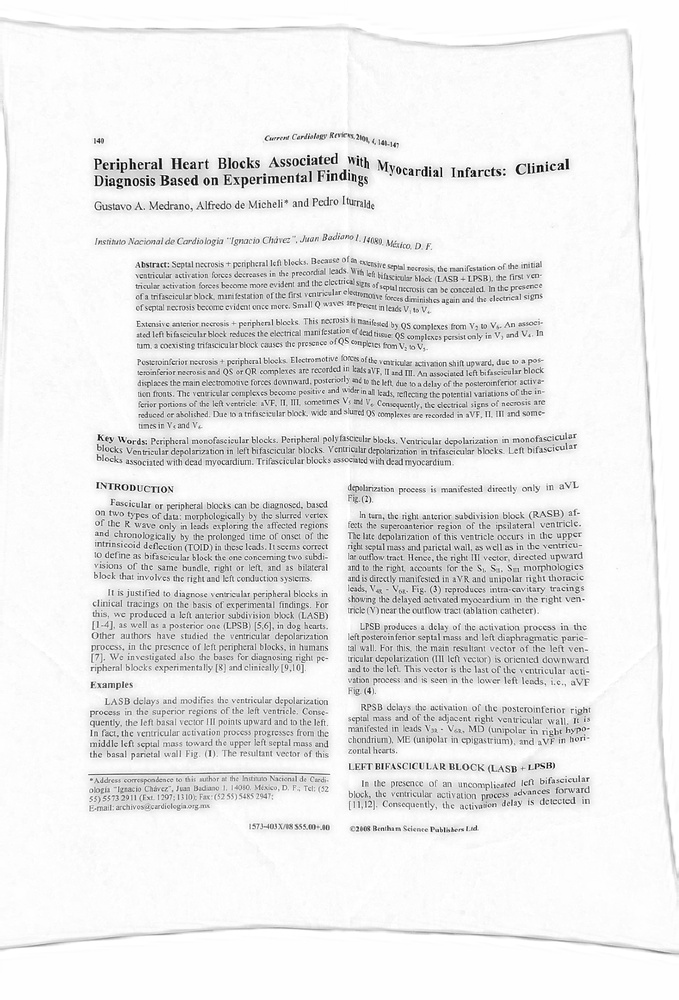
#> input picture Pipeline With ML/result/fold_0016_step3_3_noshadow.jpg, 679 x 1000 px, shrunk from 1760 x 2592 before the run
$ python test_soft_bin.py
#> lines starting #> are read from the running program, lines starting #| are printed output that depends on the picture
import cv2
import numpy as np

def new_binarize(img_path):
#> called with img_path = 'result/fold_0016_step3_3_noshadow.jpg'
    gray = cv2.imread(img_path, cv2.IMREAD_GRAYSCALE)
#> gray is the input picture: shape (1000, 679); min 0, max 255, mean 233.5
    if gray is None: return

    smooth = cv2.bilateralFilter(gray, d=5, sigmaColor=50, sigmaSpace=50)

    # Thử threshold mềm P_LOW, P_HIGH
    p_low = 140
    p_high = 220

    float_img = smooth.astype(float)
    stretched = (float_img - p_low) * (255.0 / (p_high - p_low))
    final_img = np.clip(stretched, 0, 255).astype(np.uint8)
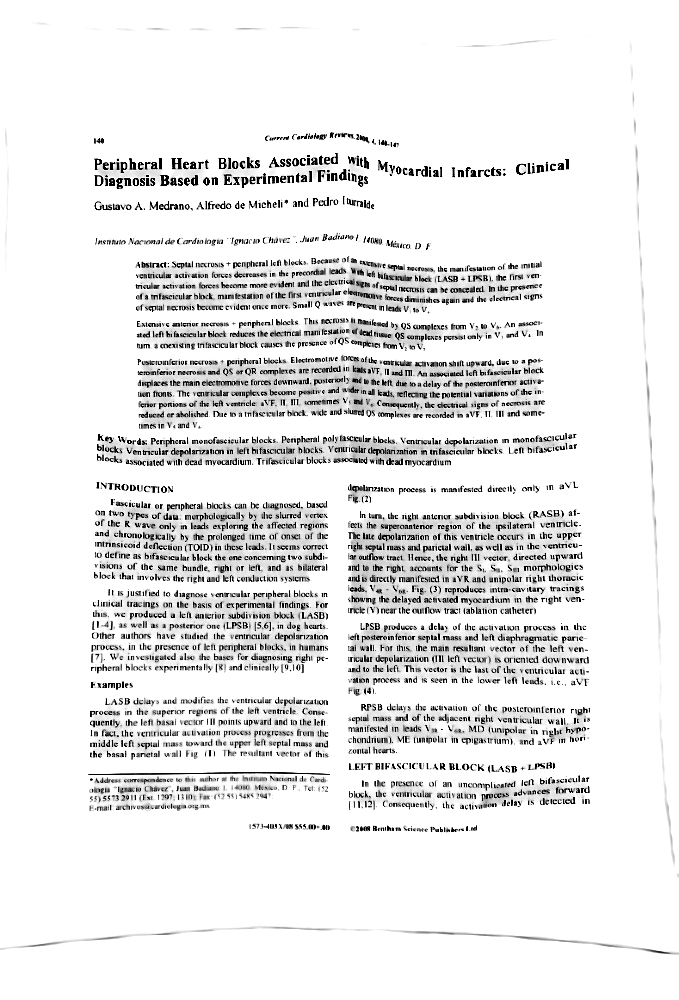
#> final_img: shape (1000, 679); min 0, max 255, mean 232.6

    gaussian = cv2.GaussianBlur(final_img, (0, 0), 1.0)
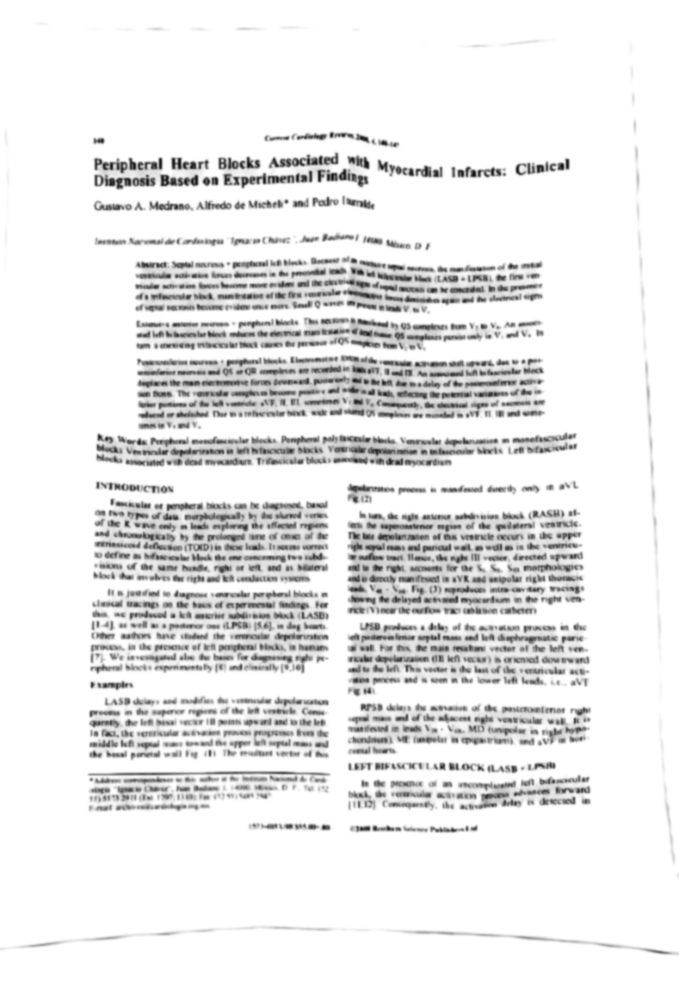
#> gaussian: shape (1000, 679); min 14, max 255, mean 232.6
    final_img = cv2.addWeighted(final_img, 1.5, gaussian, -0.5, 0)

    cv2.imwrite("test_final2.jpg", final_img)

new_binarize("result/fold_0016_step3_3_noshadow.jpg")

$ run again, with Pipeline With ML/result/fold_0016_step1_4_u2net_extracted.jpg copied over Pipeline With ML/result/fold_0016_step3_3_noshadow.jpg
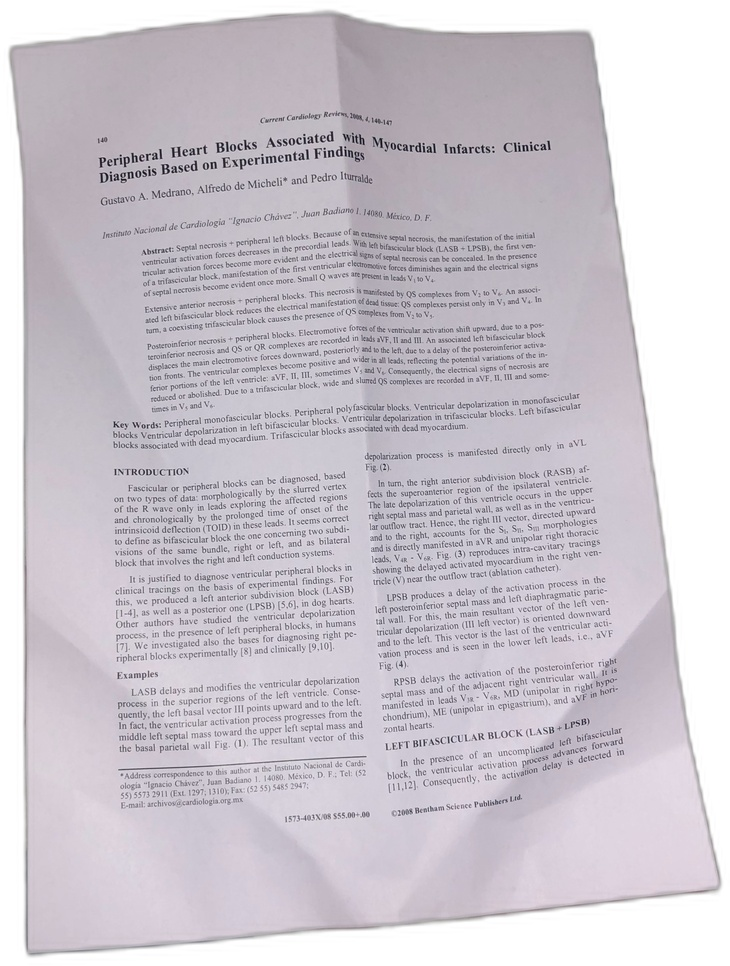
#> input picture Pipeline With ML/result/fold_0016_step1_4_u2net_extracted.jpg, 730 x 966 px, shrunk from 2035 x 2691 before the run
#> in new_binarize, `stretched = (float_img - p_low) * (255.0 / (p_high - p_low))`:
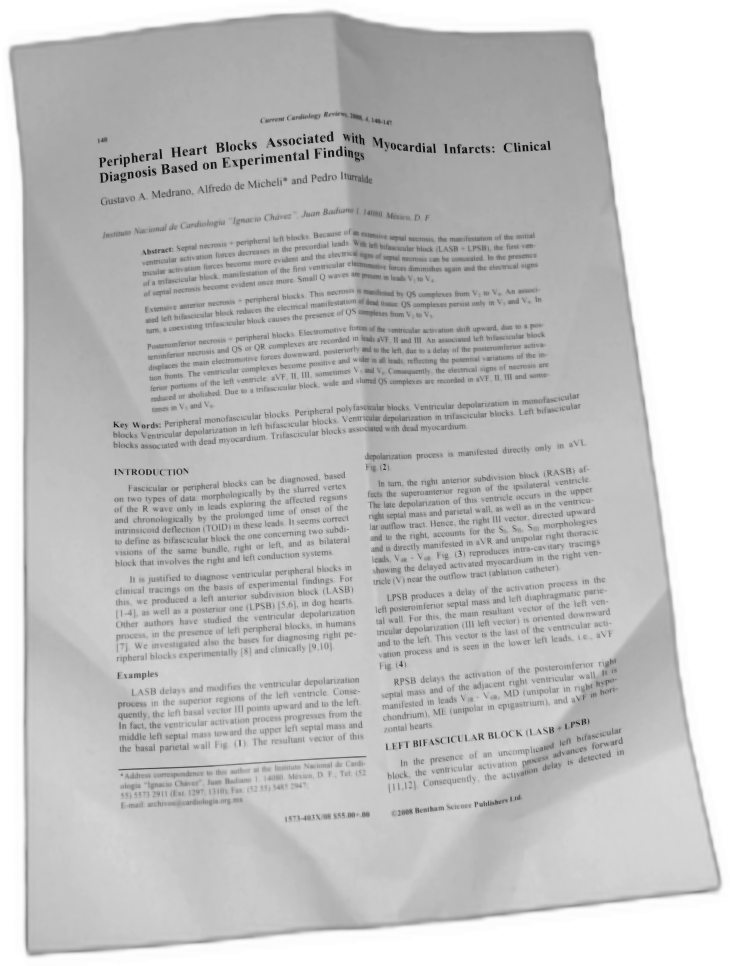
#> stretched: shape (966, 730) float64; min -357, max 366.6, mean 196.2; drawn with min black and max white
#> in new_binarize, `final_img = np.clip(stretched, 0, 255).astype(np.uint8)`:
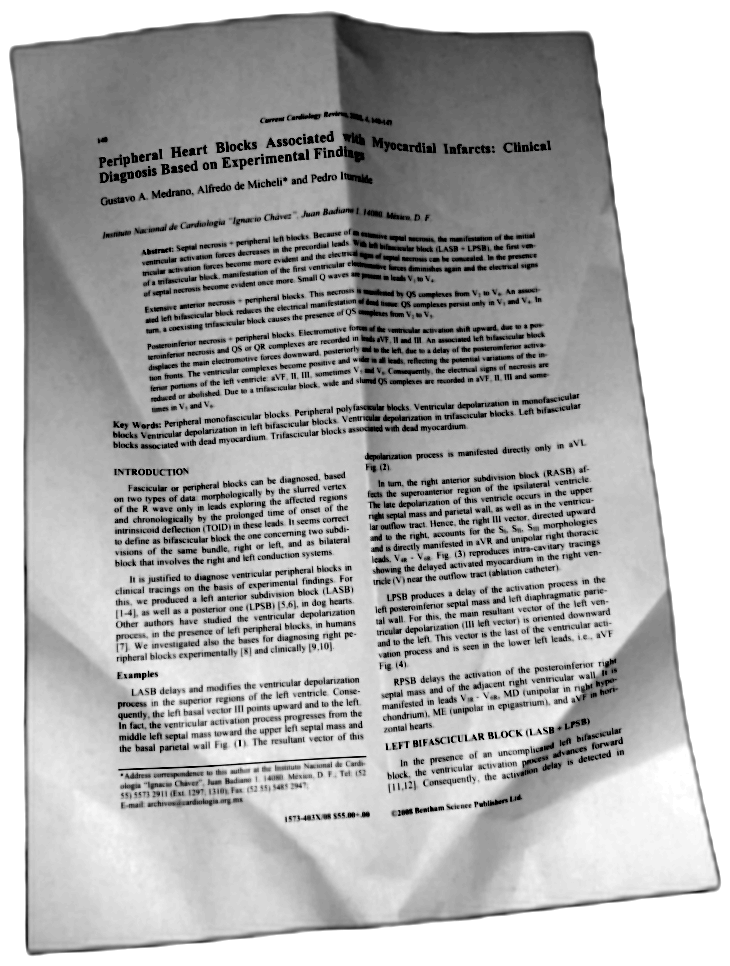
#> final_img: shape (966, 730); min 0, max 255, mean 176.3
